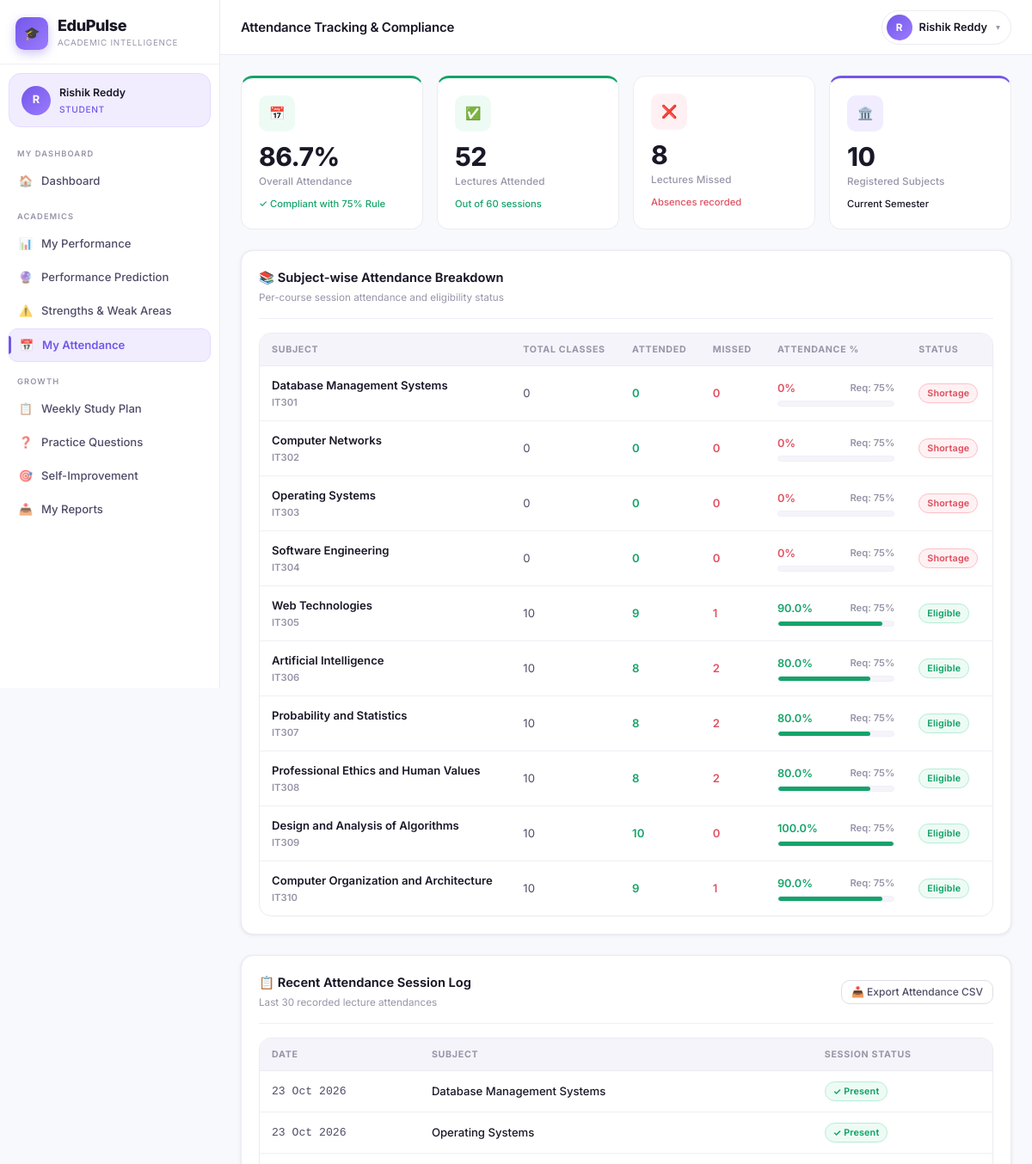
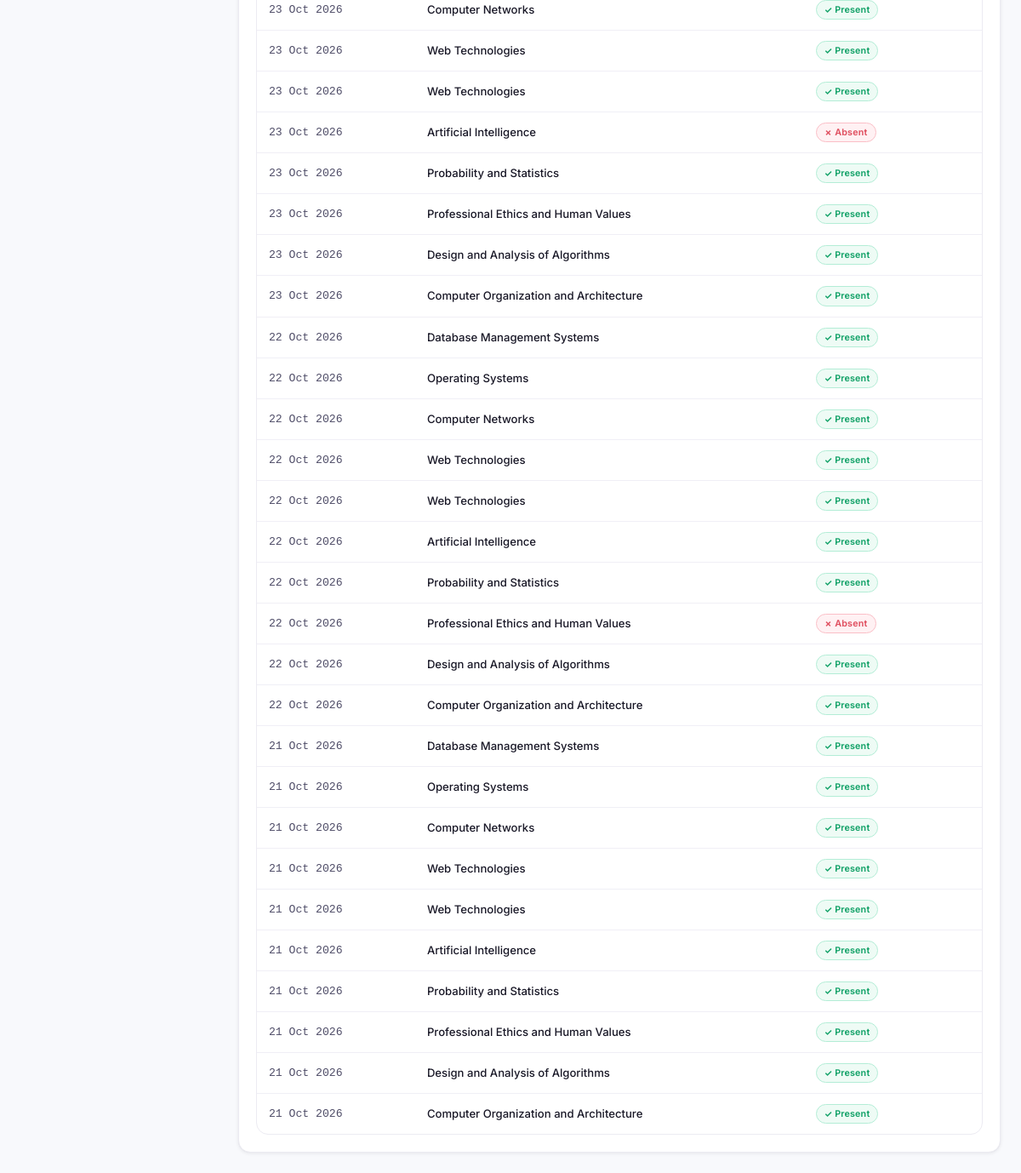
/student/attendance (signed in), run on the app's committed database (2 pictures, top to bottom).
### models.py (models this page shows, shortened)
class Student(db.Model):
    __tablename__ = 'students'
    id = db.Column(db.Integer, primary_key=True)
    user_id = db.Column(db.Integer, db.ForeignKey('users.id'), unique=True, nullable=False)
    roll_number = db.Column(db.String(50), unique=True, nullable=False)
    name = db.Column(db.String(100), nullable=False)
    email = db.Column(db.String(120))
    phone = db.Column(db.String(20))
    department_id = db.Column(db.Integer, db.ForeignKey('departments.id'), nullable=False)
    section_id = db.Column(db.Integer, db.ForeignKey('sections.id'))
    academic_year_id = db.Column(db.Integer, db.ForeignKey('academic_years.id'))
    current_semester = db.Column(db.Integer, default=1)
    date_of_birth = db.Column(db.Date)
    gender = db.Column(db.String(10))
    is_active = db.Column(db.Boolean, default=True)
    enrolled_at = db.Column(db.DateTime, default=datetime.utcnow)
    academic_year = db.relationship('AcademicYear', backref='students')
    marks = db.relationship('Mark', backref='student', lazy=True)
    attendance_records = db.relationship('AttendanceRecord', backref='student', lazy=True)
    tasks = db.relationship('StudentTask', backref='student', lazy=True)
    goals = db.relationship('StudentGoal', backref='student', lazy=True)
    question_attempts = db.relationship('QuestionAttempt', backref='student', lazy=True)

class User(UserMixin, db.Model):
    __tablename__ = 'users'
    id = db.Column(db.Integer, primary_key=True)
    unique_id = db.Column(db.String(50), unique=True, nullable=False)
    password_hash = db.Column(db.String(256), nullable=False)
    role = db.Column(db.String(20), nullable=False)  # 'admin', 'faculty', 'student'
    is_active = db.Column(db.Boolean, default=True)
    last_login = db.Column(db.DateTime)
    created_at = db.Column(db.DateTime, default=datetime.utcnow)
    student = db.relationship('Student', backref='user', uselist=False, lazy=True)
    faculty = db.relationship('Faculty', backref='user', uselist=False, lazy=True)
    admin = db.relationship('Admin', backref='user', uselist=False, lazy=True)

class Subject(db.Model):
    __tablename__ = 'subjects'
    id = db.Column(db.Integer, primary_key=True)
    code = db.Column(db.String(20), nullable=False)
    name = db.Column(db.String(100), nullable=False)
    department_id = db.Column(db.Integer, db.ForeignKey('departments.id'), nullable=False)
    semester = db.Column(db.Integer, nullable=False)
    credits = db.Column(db.Integer, default=3)
    subject_type = db.Column(db.String(20), default='theory')  # theory, lab, project
    is_active = db.Column(db.Boolean, default=True)
    examinations = db.relationship('Examination', backref='subject', lazy=True)
    marks = db.relationship('Mark', backref='subject', lazy=True)
    attendance_records = db.relationship('AttendanceRecord', backref='subject', lazy=True)
    questions = db.relationship('Question', backref='subject', lazy=True)
    __table_args__ = (db.UniqueConstraint('code', 'department_id', 'semester', name='uq_subject_dept_sem'),)

### routes/student.py (the view)
@student_bp.route('/attendance')
@student_required
def attendance():
    stu = get_current_student()
    if not stu:
        return redirect(url_for('auth.login'))
    subjects = Subject.query.filter_by(department_id=stu.department_id,
                                       semester=stu.current_semester).all()
    if not subjects:
        subjects = Subject.query.filter_by(department_id=stu.department_id).all()
    subject_att = []
    total_classes_all = 0
    attended_classes_all = 0
    for subj in subjects:
        records = AttendanceRecord.query.filter_by(student_id=stu.id, subject_id=subj.id).all()
        agg = StudentAggregateAttendance.query.filter_by(student_id=stu.id, subject_id=subj.id).first()
        if records:
            total = len(records)
            present = sum(1 for r in records if r.status == 'present')
            pct = round(present / total * 100, 1) if total > 0 else 0
        elif agg:
            total = agg.total_classes
            present = agg.attended_classes
            pct = agg.attendance_percentage or (round(present / total * 100, 1) if total > 0 else 0)
        else:
            total = 0
            present = 0
            pct = 0
        total_classes_all += total
        attended_classes_all += present
        subject_att.append({
            'subject': subj,
            'total': total,
            'present': present,
            'absent': total - present,
            'pct': pct,
            'status': 'good' if pct >= 75 else ('warning' if pct >= 60 else 'danger')
        })
    overall_pct = round(attended_classes_all / total_classes_all * 100, 1) if total_classes_all > 0 else 0
    recent_records = AttendanceRecord.query.filter_by(student_id=stu.id).order_by(
        AttendanceRecord.date.desc()).limit(30).all()
    return render_template('student/attendance.html',
                           student=stu,
                           subject_att=subject_att,
                           recent_records=recent_records,
                           overall_pct=overall_pct,
                           overall_present=attended_classes_all,
                           overall_total=total_classes_all)

### routes/student.py (called while the page is built)
def student_required(f):
    @wraps(f)
    def decorated(*args, **kwargs):
        if not current_user.is_authenticated or current_user.role != 'student':
            flash('Student access required.', 'danger')
            return redirect(url_for('auth.login'))
        return f(*args, **kwargs)
    return login_required(decorated)

def get_current_student():
    return Student.query.filter_by(user_id=current_user.id).first()

### templates/student/attendance.html (shortened to what this page needs)
{% extends 'base.html' %}
{% from 'macros/nav.html' import student_nav %}
{% block page_title %}Attendance Tracking & Compliance{% endblock %}
{% block nav %}{{ student_nav() }}{% endblock %}
{% block content %}
<div class="stat-grid">
  <div class="stat-card {{ 'green' if overall_pct >= 75 else ('orange' if overall_pct >= 65 else 'red') }}">
    <div class="stat-icon {{ 'green' if overall_pct >= 75 else ('orange' if overall_pct >= 65 else 'red') }}">📅</div>
    <div class="stat-value">{{ overall_pct }}%</div>
    <div class="stat-label">Overall Attendance</div>
    <div class="stat-change {{ 'positive' if overall_pct >= 75 else 'negative' }}">
      {{ '✓ Compliant with 75% Rule' if overall_pct >= 75 else '⚠️ Shortage Warning' }}
    </div>
  </div>
  <div class="stat-card green">
    <div class="stat-icon green">✅</div>
    <div class="stat-value">{{ overall_present }}</div>
    <div class="stat-label">Lectures Attended</div>
    <div class="stat-change positive">Out of {{ overall_total }} sessions</div>
  </div>
  <div class="stat-card red">
    <div class="stat-icon red">❌</div>
    <div class="stat-value">{{ overall_total - overall_present }}</div>
    <div class="stat-label">Lectures Missed</div>
    <div class="stat-change negative">Absences recorded</div>
  </div>
  <div class="stat-card purple">
    <div class="stat-icon purple">🏛️</div>
    <div class="stat-value">{{ subject_att|length }}</div>
    <div class="stat-label">Registered Subjects</div>
    <div class="stat-change neutral">Current Semester</div>
  </div>
</div>
<div class="card" style="margin-bottom:24px;">
  <div class="card-header">
    <div>
      <div class="card-title">📚 Subject-wise Attendance Breakdown</div>
      <div class="card-subtitle">Per-course session attendance and eligibility status</div>
    </div>
  </div>
  {% if subject_att %}
  <div class="table-responsive">
    <table class="table">
      <thead>
        <tr>
          <th>Subject</th>
          <th>Total Classes</th>
          <th>Attended</th>
          <th>Missed</th>
          <th>Attendance %</th>
          <th>Status</th>
        </tr>
      </thead>
      <tbody>
        {% for s in subject_att %}
        <tr>
          <td style="font-weight:600; color:var(--text-primary);">
            {{ s.subject.name }}
            <div class="text-xs text-muted">{{ s.subject.code }}</div>
          </td>
          <td>{{ s.total }}</td>
          <td style="color:var(--success); font-weight:600;">{{ s.present }}</td>
          <td style="color:var(--danger); font-weight:600;">{{ s.absent }}</td>
          <td style="min-width:160px;">
            <div style="display:flex; justify-content:space-between; margin-bottom:4px; font-weight:600; font-size:0.85rem;">
              <span class="{{ 'grade-a' if s.pct >= 75 else ('grade-c' if s.pct >= 65 else 'grade-f') }}">{{ s.pct }}%</span>
              <span class="text-xs text-muted">Req: 75%</span>
            </div>
            <div class="progress-bar-wrapper">
              <div class="progress-bar {{ 'green' if s.pct >= 75 else ('orange' if s.pct >= 65 else 'red') }}" style="width:{{ s.pct | round(0) | int }}%;"></div>
            </div>
          </td>
          <td>
            <span class="badge {{ 'badge-success' if s.status == 'good' else ('badge-warning' if s.status == 'warning' else 'badge-danger') }}">
              {{ 'Eligible' if s.status == 'good' else ('Borderline' if s.status == 'warning' else 'Shortage') }}
            </span>
          </td>
        </tr>
        {% endfor %}
      </tbody>
    </table>
  </div>
  {% else %}
  <div class="empty-state">
    <div class="empty-icon">📅</div>
    <div class="empty-title">No subject attendance recorded</div>
    <div class="empty-text">Attendance rolls will populate as teachers conduct class sessions.</div>
  </div>
  {% endif %}
</div>
<div class="card">
  <div class="card-header">
    <div>
      <div class="card-title">📋 Recent Attendance Session Log</div>
      <div class="card-subtitle">Last 30 recorded lecture attendances</div>
    </div>
    <a href="{{ url_for('student.download_attendance') }}" class="btn btn-secondary btn-sm">
      📥 Export Attendance CSV
    </a>
  </div>
  {% if recent_records %}
  <div class="table-responsive">
    <table class="table">
      <thead>
        <tr>
          <th>Date</th>
          <th>Subject</th>
          <th>Session Status</th>
        </tr>
      </thead>
      <tbody>
        {% for r in recent_records %}
        <tr>
          <td style="font-family:monospace; color:var(--text-secondary);">
            {{ r.date.strftime('%d %b %Y') if r.date else '—' }}
          </td>
          <td style="font-weight:500; color:var(--text-primary);">
            {{ r.subject.name if r.subject else 'Class Session' }}
          </td>
          <td>
            <span class="badge {{ 'badge-success' if r.status == 'present' else 'badge-danger' }}">
              {{ '✓ Present' if r.status == 'present' else '✗ Absent' }}
            </span>
          </td>
        </tr>
        {% endfor %}
      </tbody>
    </table>
  </div>
  {% else %}
  <div class="empty-state">
    <div class="empty-icon">📋</div>
    <div class="empty-title">No attendance sessions logged yet</div>
  </div>
  {% endif %}
</div>
{% endblock %}

### templates/base.html (shortened to what this page needs)
<!DOCTYPE html>
<html lang="en">
<head>
  <link rel="stylesheet" href="{{ url_for('static', filename='css/style.css') }}">
</head>
<body class="{{ 'role-' + current_user.role if current_user.is_authenticated else '' }}">
{% if current_user.is_authenticated %}
<div class="app-wrapper">
  <aside class="sidebar" id="sidebar">
    <div class="sidebar-brand">
      <a href="{{ url_for(current_user.role + '.dashboard') }}" class="brand-logo">
        <div class="brand-icon">🎓</div>
        <div>
          <div class="brand-name">EduPulse</div>
          <div class="brand-tagline">Academic Intelligence</div>
        </div>
      </a>
    </div>
    {% if current_user.role == 'admin' and current_user.admin %}
    {% set display_name = current_user.admin.name %}
    {% elif current_user.role == 'faculty' and current_user.faculty %}
    {% set display_name = current_user.faculty.name %}
    {% elif current_user.role == 'student' and current_user.student %}
    {% set display_name = current_user.student.name %}
    {% else %}
    {% set display_name = current_user.unique_id %}
    {% endif %}
    <div class="sidebar-user">
      <div class="user-avatar">{{ display_name[0] if display_name else '?' }}</div>
      <div class="user-info">
        <div class="user-name">{{ display_name }}</div>
        <div class="user-role">{{ current_user.role | capitalize }}</div>
      </div>
    </div>
    <nav class="sidebar-nav">
      {% block nav %}{% endblock %}
    </nav>
  </aside>
  <div class="main-content">
    <header class="topbar">
      <div class="topbar-left">
        <div>
          <div class="page-title">{% block page_title %}Dashboard{% endblock %}</div>
        </div>
      </div>
      <div class="topbar-right">
        <div class="profile-dropdown-wrapper">
          <button type="button" class="profile-btn" onclick="toggleProfileMenu(event)" id="profileBtn">
            <div class="user-avatar" style="width:30px;height:30px;font-size:0.78rem;">{{ display_name[0] if display_name else '?' }}</div>
            <span style="font-size:0.85rem;font-weight:600;max-width:120px;overflow:hidden;text-overflow:ellipsis;white-space:nowrap;">{{ display_name }}</span>
            <span style="font-size:0.65rem;color:var(--text-muted);margin-left:2px;">▾</span>
          </button>
        </div>
      </div>
    </header>
    <main class="page-content">
      {% block content %}{% endblock %}
    </main>
  </div>
</div>
{% else %}
{% block auth_content %}{% endblock %}
{% endif %}
</body>
</html>

### data on the page
Student: name "R", name "Rishik Reddy"
User: role "STUDENT", is_active True (drawn)
Subject: subject.name "Database Management Systems", subject.code "IT301"
Subject: subject.name "Computer Networks", subject.code "IT302"
Subject: subject.name "Operating Systems", subject.code "IT303"
Subject: subject.name "Software Engineering", subject.code "IT304"
Subject: subject.name "Web Technologies", subject.code "IT305", subject "Web Technologies" "Web Technologies" "Web Technologies"
Subject: subject.name "Artificial Intelligence", subject.code "IT306", subject "Artificial Intelligence" "Artificial Intelligence" "Artificial Intelligence"
Subject: subject.name "Probability and Statistics", subject.code "IT307", subject "Probability and Statistics" "Probability and Statistics" "Probability and Statistics"
Subject: subject.name "Professional Ethics and Human Values", subject.code "IT308", subject "Professional Ethics and Human Values" "Professional Ethics and Human Values" "Professional Ethics and Human Values"
Subject: subject.name "Design and Analysis of Algorithms", subject.code "IT309", subject "Design and Analysis of Algorithms" "Design and Analysis of Algorithms" "Design and Analysis of Algorithms"
Subject: subject.name "Computer Organization and Architecture", subject.code "IT310", subject "Computer Organization and Architecture" "Computer Organization and Architecture" "Computer Organization and Architecture"
Subject: subject "Database Management Systems" "Database Management Systems" "Database Management Systems"
Subject: subject "Operating Systems" "Operating Systems" "Operating Systems"
Subject: subject "Computer Networks" "Computer Networks" "Computer Networks"
Subject: subject "Web Technologies" "Web Technologies" "Web Technologies"

### other printed values
{{ overall_pct }} "86.7"
{{ overall_present }} "52"
{{ overall_total }} "60"
{{ overall_total - overall_present }} "8"
{{ subject_att|length }} "10"
{{ s.total }} "0" "0" "0" "0" "10" "10" "10" "10" "10" "10"
{{ s.present }} "0" "0" "0" "0" "9" "8" "8" "8" "10" "9"
{{ s.absent }} "0" "0" "0" "0" "1" "2" "2" "2" "0" "1"
{{ s.pct }} "0" "0" "0" "0" "90.0" "80.0" "80.0" "80.0" "100.0" "90.0"
{{ r.date.strftime('%d %b %Y') if r.date else '—' }} "23 Oct 2026" "23 Oct 2026" "23 Oct 2026" "23 Oct 2026" "23 Oct 2026" "23 Oct 2026" "23 Oct 2026" "23 Oct 2026" "23 Oct 2026" "23 Oct 2026" "22 Oct 2026" "22 Oct 2026" "22 Oct 2026" "22 Oct 2026" "22 Oct 2026" "22 Oct 2026" "22 Oct 2026" "22 Oct 2026" "22 Oct 2026" "22 Oct 2026" "21 Oct 2026" "21 Oct 2026" "21 Oct 2026" "21 Oct 2026" "21 Oct 2026" "21 Oct 2026" "21 Oct 2026" "21 Oct 2026" "21 Oct 2026" "21 Oct 2026"
{{ '✓ Present' if r.status == 'present' else '✗ Absent' }} "✓ Present" "✓ Present" "✓ Present" "✓ Present" "✓ Present" "✗ Absent" "✓ Present" "✓ Present" "✓ Present" "✓ Present" "✓ Present" "✓ Present" "✓ Present" "✓ Present" "✓ Present" "✓ Present" "✓ Present" "✗ Absent" "✓ Present" "✓ Present" "✓ Present" "✓ Present" "✓ Present" "✓ Present" "✓ Present" "✓ Present" "✓ Present" "✓ Present" "✓ Present" "✓ Present"
